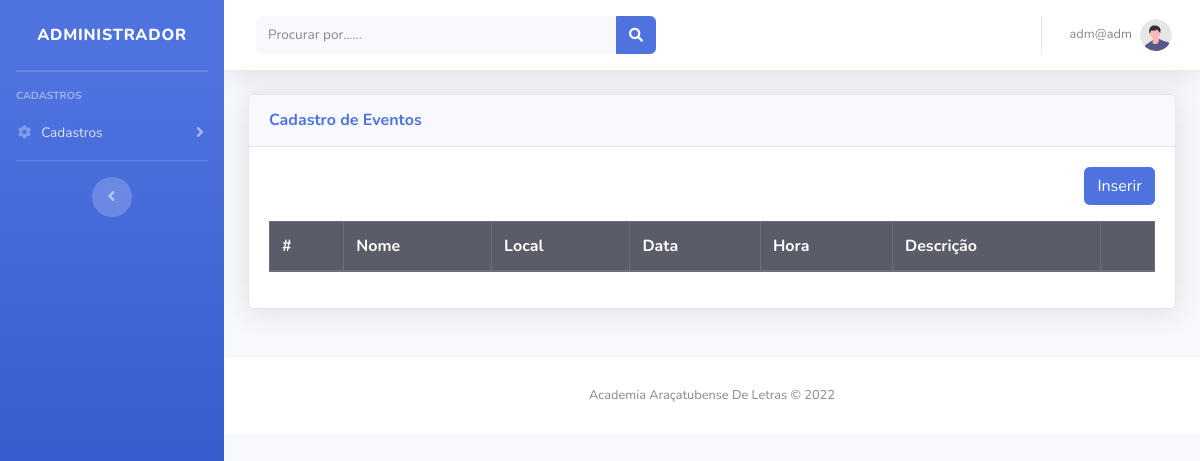
Before: /modulos/eventos/eventos.php (signed in) with the older database file.
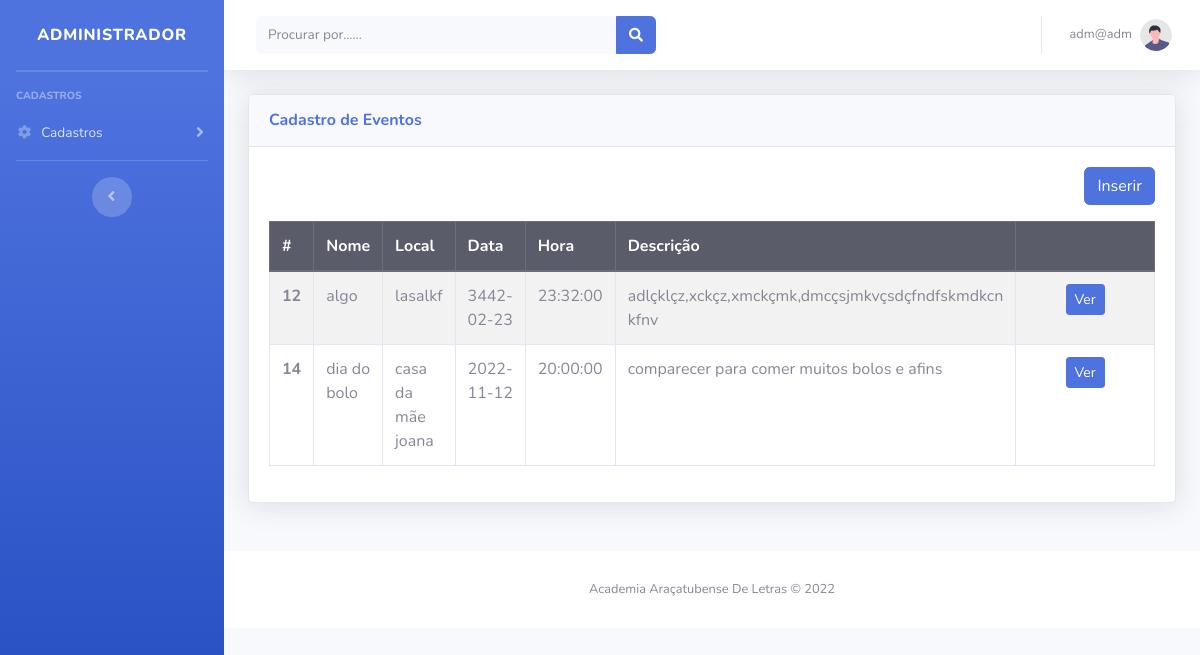
After: the same page with the newer database file.
### tables this page shows
CREATE TABLE `eventos` (
  `idEve` int(11) NOT NULL,
  `nomeEve` varchar(150) NOT NULL,
  `localEve` varchar(250) NOT NULL,
  `dataEve` date NOT NULL,
  `horaEve` time NOT NULL,
  `descricaoEve` varchar(300) NOT NULL,
  `imagemEve` varchar(200) NOT NULL
);

### modulos/eventos/eventos.php (the view, shortened to what this page needs)
<!DOCTYPE html>
<html lang="pt-br">
<?php include_once path('template/head.php'); ?>
<body id="page-top">
    <div id="wrapper">
        <?php include_once path('template/sidebar.php'); ?>
        <div id="content-wrapper" class="d-flex flex-column">
            <div id="content">
                <?php include_once path('template/navbar.php'); ?>
                <div class="container-fluid">
                    <div class="row">
                        <div class="col-12 mb-4">
                            <div class="card shadow mb-4">
                                <div class="card-header py-3">
                                    <h6 class="m-0 font-weight-bold text-primary">Cadastro de Eventos</h6>
                                </div>
                                <div class="card-body">
                                    <div class="text-right mb-3">
                                        <a class="btn btn-primary" href="inserir.php">Inserir</a>
                                    </div>
                                    <table class="table table-bordered table-striped">
                                        <thead>
                                            <tr class="thead-dark">
                                                <th>#</th>
                                                <th>Nome</th>
                                                <th>Local</th>
                                                <th>Data</th>
                                                <th>Hora</th>
                                                <th>Descrição</th>
                                                <th></th>
                                            </tr>
                                        </thead>
                                        <tbody>
                                            <?php
                                            $pdo = Banco::conectar();
                                            $sql = 'SELECT * FROM  eventos';
                                            foreach ($pdo->query($sql) as $row) { ?>
                                                <tr>
                                                    <th scope="row"><?= $row['idEve'] ?></th>
                                                    <td><?= $row['nomeEve'] ?></td>
                                                    <td><?= $row['localEve'] ?></td>
                                                    <td><?= $row['dataEve'] ?></td>
                                                    <td ><?= $row['horaEve'] ?></td>
                                                    <td ><?= $row['descricaoEve'] ?></td>
                                                    <td width='250' class="text-center">
                                                        <a class="btn btn-sm btn-primary " href="visualizar.php?idEve=<?= $row['idEve'] ?>">Ver</a>
                                                    </td>
                                                </tr>
                                            <?php }
                                            ?>
                                        </tbody>
                                    </table>
                                </div>
                            </div>
                        </div>
                    </div>
                </div>
                <footer class="sticky-footer bg-white">
                    <div class="container my-auto">
                        <div class="copyright text-center my-auto">
                            <span>Academia Araçatubense De Letras &copy; 2022</span>
                        </div>
                    </div>
                </footer>
            </div>
        </div>
</body>
</html>

Changed rows visible on the page:
added eventos: idEve "12", nomeEve "algo", localEve "lasalkf", dataEve "3442-02-23", horaEve "23:32:00", descricaoEve "adlçklçz,xckçz,xmckçmk,dmcçsjmkvçsdçfndfskmdkcn kfnv"
added eventos: idEve "14", nomeEve "dia do bolo", localEve "casa da mãe joana", dataEve "2022-11-12", horaEve "20:00:00", descricaoEve "comparecer para comer muitos bolos e afins"
